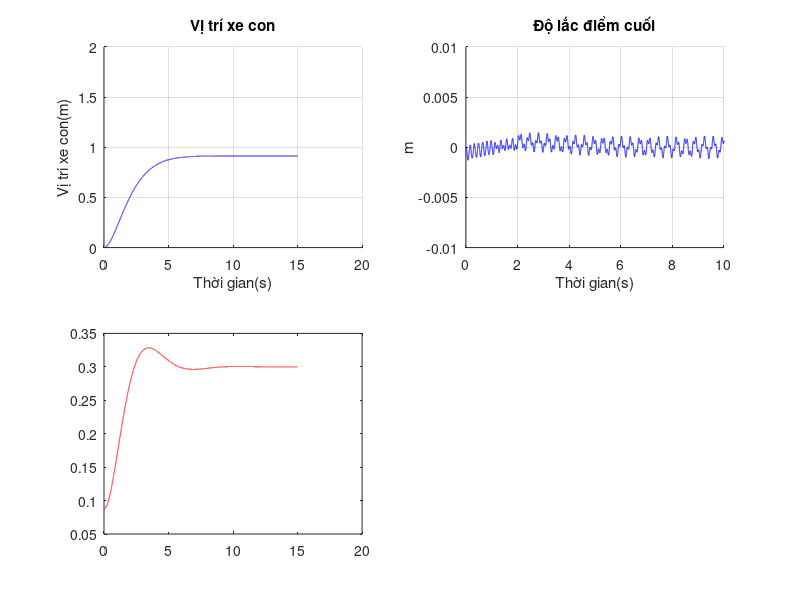

This figure's MATLAB source: (Note: this script raises an error after producing the figure.)
clc;clear;close all
pA=0.297;EI=0.754;g=9.81;
L=0.7;mw=13.1;mh=0.86;mk=0.04;m=14.15;
c=0.02;%Hệ số giảm chấn
K_0=1;%gain
%%%%%%%%%%%%%%%%%%%%%%%%%%%%%%%%%%%%%%
% Chọn n,r, thời gian mô phỏng
tmax=15;
n=9;r=15000;
%%%%%%%%%%%%%%%%%%%%%%%%%%%%%%%%%%%%%%%
dt=tmax/(r-1);
ds=L/(n-1); 
F1=zeros(1,r);
F2=zeros(1,r);
F2(:)=mh*g;
h=zeros(1,r);h(1:3)=ds;
w3=zeros(1,r);
l=2; %% vị trí ban đầu của xe nâng
w=zeros(n,r);
%%%%%%%%%%%%%%%%%%%%%%%%%%%%%%%%%%%%%%
% Chọn bộ điều khiển + SP 
T_set=3;
sp2=zeros(1,r);
sp1=1;
sp2(1:r/2)=0.3;
sp2(r/2:r)=0.3;
flag =2;
IS =3;
w_change=0;
l_change=0 ;
e=zeros(1,r);
eh=zeros(1,r);
%%%%%%%%%%%%%%%%%%%%%%%%%%%%%%%%%%%%%%
%Chọn thông số cho bộ quan sát trạng thái 
sp3=2;
b0=1/(13.1);
b0_n=1/(0.86);
T_sam=0.001;
T_sam_n=0.001;
s_cl=-6/T_set;
s_eso=9*s_cl;
z_eso=exp(s_eso*T_sam);
Kd=-2*s_cl;                                
Kp=(s_cl)^2;
% l1=-3*s_eso;
% l2=3*(s_eso)^2;
% l3=-(s_eso)^3;
l1= 1-(z_eso)^3;
l2=3/(2*T_sam)*(1-z_eso)^2*(1+z_eso);
l3=1/T_sam^2*(1-z_eso)^3;
%Bộ quan sát trạng thái
x1=zeros(1,r);
x2=zeros(1,r);
x3=zeros(1,r);
x1_n=zeros(1,r);
x2_n=zeros(1,r);
x3_n=zeros(1,r);
%%%%%%%%%%%%%%%%%%%%%%%%%%%%%%%%%%%%%%
%Chọn bộ thông số IS
%ETM4
sp1IS=zeros(1,r);
f=6.13415;
% f=1.86692;
w_0=2*3.14*6.13415;
k_is=exp(c*3.14/sqrt(1-c^2));
m_is=4;
i_is=(1+m_is)*k_is^2/(k_is^2+(1+m_is)*(k_is^(4/3)+k_is^(2/3))+m_is);
a1=i_is/(1+m_is);
a2=i_is/k_is^(2/3);
a3=i_is/k_is^(4/3);
a4=m_is*i_is/((1+m_is)*k_is^2);
t1=0;
t2=(2*3.14/3)/(2*3.14*f);
t3=(4*3.14/3)/(2*3.14*f);
t4=(2*3.14)/(2*3.14*f);
%%%%%%%%%%%%%%%%%%%%%%%%%%%%%%%%%%%%%%
%                       MÔ PHỎNG
for j =3:r-1
wsss0=(w(3,j)-2*w(2,j)+w(1,j))/(2*ds^3);
w(1,j+1)=(F1(j+1)-EI*wsss0)*(dt^2/mw)+2*w(1,j)-w(1,j-1);
% w(1,j+1)=(F1(j+1)-EI*wsss0+2*sin(j*pi/4))*(dt^2/mw)+2*w(1,j)-w(1,j-1);
    
for i=3:n-2
S2=(-EI*dt^2)/(ds^4*pA);
S21=(-EI*dt^2)/ds^3*mh;
C=-c*dt^2*(w(i,j)-w(i,j-1))/dt;%Lực ma sát
wssss=w(i+2,j)-4*w(i+1,j)+6*w(i,j)-4*w(i-1,j)+w(i-2,j);
ddtx3=(w3(j)-2*w3(j-1)+w3(j-2))/(dt^2);
dyx2=(w(l+1,j-1)-w(l-1,j-1))/2*ds;
h(j+1)=(F2(j+1)-mh*g-mh*ddtx3*dyx2)*dt^2/mh+2*h(j)-h(j-1);
if h(j+1)<ds
    l=2;
    h(j+1)=ds;
end
if h(j+1)>L-ds
    l=n-1;
    h(j+1)=L-ds;
end
if h(j+1)> ds && h(j+1)<=L-ds
    l= ceil(h(j+1)/ds);
end
if i == l && l > 2 
w(i,j+1) =S21*wssss+C+2*w(i,j)-w(i,j-1);
w3(j+1)=w(i,j+1)-w(1,j+1);
end
if i ~= l && l >2 
w(i,j+1)=S2*wssss+C+2*w(i,j)-w(i,j-1);
w3(j+1)=w(i,j+1)-w(1,j+1);
end
if l==2
w(i,j+1)=S2*wssss+C+2*w(i,j)-w(i,j-1);
w3(j+1)=0;
end
 S3=(EI*(dt^2))/(mk*2*ds^3);
 w(2,j+1)=w(1,j+1);
 wsssl=(-2*w(n,j)+3*w(n-1,j)-w(n-2,j));
 w(n,j+1)=2*w(n,j)-w(n,j-1)+S3*wsssl;
 w(n-1,j+1)=(w(n,j+1)+w(n-2,j+1))/2;
%%%%%%%%%%%%%%%%%%%%%%%%%%%%%%%%%%%%%%%%%%%%%%%%%%%%%%%%%%%%%%%%%%%%%%%%%%
%%%%%%%%%%%%%%%%%%%%%%%%%%%%%%%%%%%%%%%%%%%%%%%%%%%%%%%%%%%%%%%%%%%%%%%%%%
%%%%%%%%%%%%%%%%%%%%%%%%%%%%%%%%%%%%%%%%%%%%%%%%%%%%%%%%%%%%%%%%%%%%                              
%%%%%%%%%%%%%%%%%%%%%%%%%%%%%%%%%%%%%%%%%%%%%%%%%%%%%%%%%%%%%%%%%%%
% flag =0 = check 
% flag = 1 = robust -PD
% flag = 2 = barrier
if flag == 0
F1(1:r/2)=10;
F1(r/2:r)=0;
F2(1:r)=20;
check2= zeros(1,r);
end
%%%%%%%%%%%%%%%%%%%%%%%%%%%%%%%%%%%%%%%%%%%%%%%%%%%%%%%%%%%%%%%%%%%%                              
if flag == 1 
%ROBUST-PD
%thông số robust - PD
k1=-5;kx=20;
kn=1;
%%%%%%%%%%%%%%%%%%%%%%%%%%%%%%%%%%%%%%%%%%%%%%%%%%%%%%%%%%%%%%%%%%%%%%  
e(j+1)=(w(1,j+1)-w(1,j));
de=(e(j+1)-e(j))/dt;
F1(j+2)=k1*(w(1,j+1)-sp1)-kx*de;
% if F1(j+2)>50
%     F1(j+2)=50;
% end
% if F1(j+2)<-50
%     F1(j+2)=-50;
% end
S2=(w(l+1,j+1)-2*w(l,j+1)+w(l-1,j+1))/(ds^3);
dx2=(w(l+1,j+1)-w(l-1,j+1))/2*ds;
dtx2=(h(j+1)-h(j))/dt;
F2(j+2)=mh*g+EI*S2*dx2-(h(j+1)-sp2(j))-kn*dtx2;
end
%%%%%%%%%%%%%%%%%%%%%%%%%%%%%%%%%%%%%%%%%%%%%%%%%%%%%%%%%%%%%%%%%%%%                              
if flag == 2    
% barrier
% thông số 
k1=10;
k2=0;
k3=20;
k0=1;
kc=1;
z=w(l,j+1)-w(1,j+1);
kmax=0.5;
%%%%%%%%%%%%%%%%%%%%%%%%%%%%%%%%%%%%%%%%%%%%%%%%%%%%%%%%%%%%%%%%%%%
dwl=(w(1,j+1)-w(1,j))/dt;
S1=kc/((kmax^2-z^2)*2.3)+k2;
F1(j+2)=-k1*(w(1,j+1)-sp1)-k3*dwl-S1*kmax*k0*dwl-S1*kmax;

kn=1;
S2=(w(l+1,j+1)-2*w(l,j+1)+w(l-1,j+1))/(ds^3);
dx2=(w(l+1,j+1)-w(l-1,j+1))/2*ds;
dtx2=(h(j+1)-h(j))/dt;
F2(j+2)=mh*g+EI*S2*dx2-(h(j+1)-sp2(j))-kn*dtx2;
end
end
end
x=0:dt:tmax;
figure(1)
subplot(2,2,1)
grid on 
hold on
plot(x,w(1,:),'b',LineWidth=2.5);
xlabel('Thời gian(s)')
ylim([0 2])
ylabel('Vị trí xe con(m)')
title('Vị trí xe con')
subplot(2,2,2)
hold on 
grid on
dolac=zeros(1,r);
for i=1:r
dolac(i)=w(n,i)-w(1,i);
end
plot(x,dolac,'b',LineWidth=1);
title('Độ lắc điểm cuối');
xlabel('Thời gian(s)');
ylabel('m');
axis([0 10 -0.01 0.01])
check = w3-w(1,:);
subplot(2,2,3)
plot(x,h,'r');
title('Vị trí xe nâng',LineWidth=1);
xlabel('Thời gian(s)');
ylabel('m');
title('Vị trí xe nâng');
grid on
subplot(2,2,4)
grid on
plot(x,w3,LineWidth=1)
title('Độ lắc xe nâng');
xlabel('Thời gian(s)');
ylabel('m');
figure(2)
subplot(1,2,1)
plot(x,F1(1:r),LineWidth=1);
title('F1')
grid on
subplot(1,2,2)
plot(x,F2(1:r),LineWidth=1);
title('F2');
grid on
figure(3)
%Phân tích phổ
for i=1:n
Fs=1/dt;
time=0:dt:(r-2)*dt-dt;
l1=r;
fft_w=fft(w(i,:)-w(1,:),l1)*(2/l1);
abs_w=abs(fft_w);
freq=0:(1/time(end)):Fs/2-(1/time(end));
subplot(ceil(n/2), 2, i);
plot(freq,abs_w(1:length(freq)),'LineWidth',0.8);
hold on
grid on
set(gca, 'FontName', 'Times New Roman', 'FontSize', 9);
xlabel('Frequency(Hz)');
ylabel('Amplitude(m)');
% title('Pho dao dong');
title(['FFT tại vị trí x = ', num2str(ds*(i-1)), ' m']);
end

